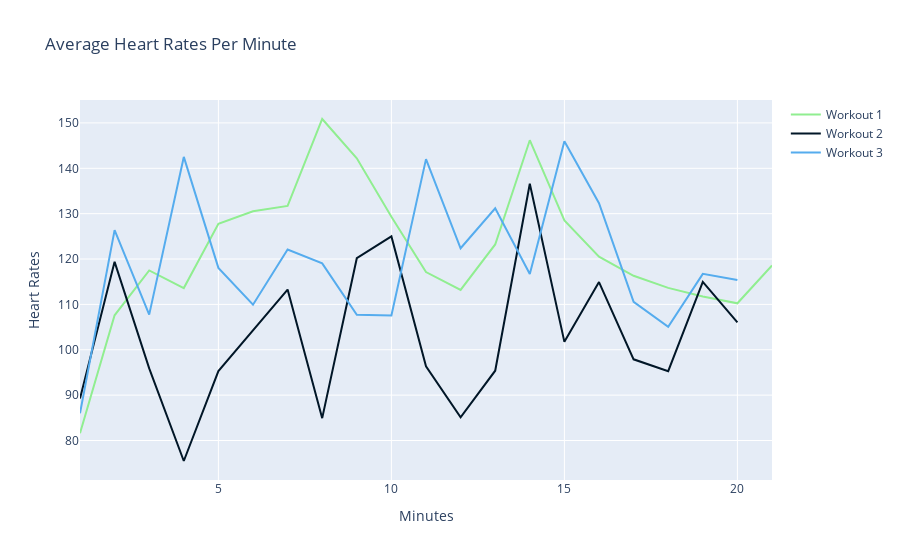

Notebook source saved alongside this figure:
### Code cell
fig = go.Figure()

# Add traces with custom colors
fig.add_trace(go.Scatter(x=df_minutes, y=workout1['heart_rate'], mode='lines', name='Workout 1', line=dict(color='#90EE90')))
fig.add_trace(go.Scatter(x=df_minutes, y=workout2['heart_rate'], mode='lines', name='Workout 2', line=dict(color='#011627')))
fig.add_trace(go.Scatter(x=df_minutes, y=workout3['heart_rate'], mode='lines', name='Workout 3', line=dict(color='rgb(85, 172, 238)'))) # Twitter blue in RGB

# Add names to the axes and a title to the chart
fig.update_xaxes(title_text='Minutes')
fig.update_yaxes(title_text='Heart Rates')
fig.update_layout(title_text='Average Heart Rates Per Minute')

# Show figure
fig.show()

### Figure 1 — Plotly figure (JSON) as saved in the notebook; plotly's stock layout.template omitted (floating-point values rounded to 4 significant figures)
{"data": [{"line": {"color": "#90EE90"}, "mode": "lines", "name": "Workout 1", "type": "scatter", "x": [1, 2, 3, 4, 5, 6, 7, 8, 9, 10, 11, 12, 13, 14, 15, 16, 17, 18, 19, 20, 21], "y": [81.61, 107.6, 117.5, 113.6, 127.8, 130.5, 131.7, 150.9, 142.2, 129.3, 117.1, 113.2, 123.2, 146.2, 128.5, 120.5, 116.3, 113.6, 111.7, 110.2, 118.6]}, {"line": {"color": "#011627"}, "mode": "lines", "name": "Workout 2", "type": "scatter", "x": [1, 2, 3, 4, 5, 6, 7, 8, 9, 10, 11, 12, 13, 14, 15, 16, 17, 18, 19, 20, 21], "y": [89.24, 119.4, 95.89, 75.48, 95.3, 104.4, 113.3, 84.93, 120.2, 125.0, 96.36, 85.12, 95.38, 136.6, 101.7, 114.9, 97.89, 95.29, 115.0, 106.0]}, {"line": {"color": "rgb(85, 172, 238)"}, "mode": "lines", "name": "Workout 3", "type": "scatter", "x": [1, 2, 3, 4, 5, 6, 7, 8, 9, 10, 11, 12, 13, 14, 15, 16, 17, 18, 19, 20, 21], "y": [86, 126.4, 107.8, 142.5, 118.0, 109.9, 122.1, 119.0, 107.7, 107.5, 142.0, 122.4, 131.2, 116.7, 146.0, 132.3, 110.6, 105.1, 116.7, 115.4]}], "layout": {"title": {"text": "Average Heart Rates Per Minute"}, "xaxis": {"title": {"text": "Minutes"}}, "yaxis": {"title": {"text": "Heart Rates"}}}}
